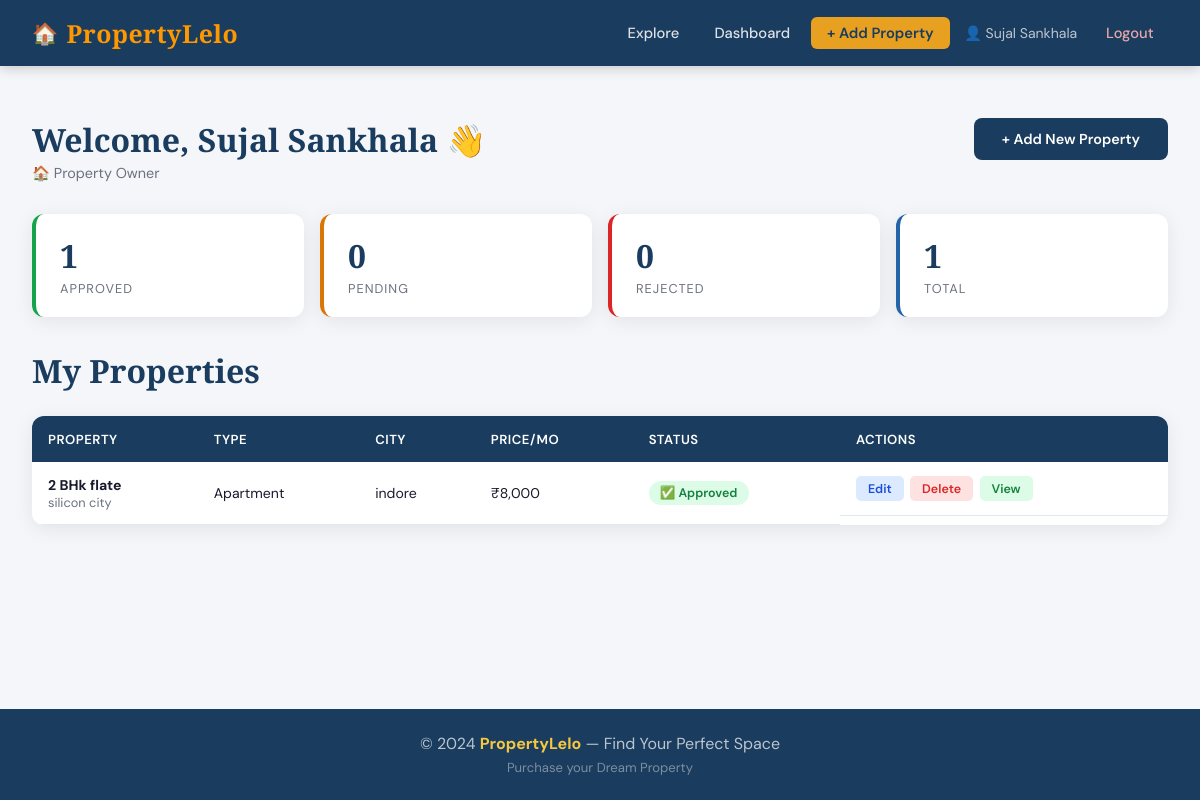
Before: /dashboard (signed in) with the older database file.
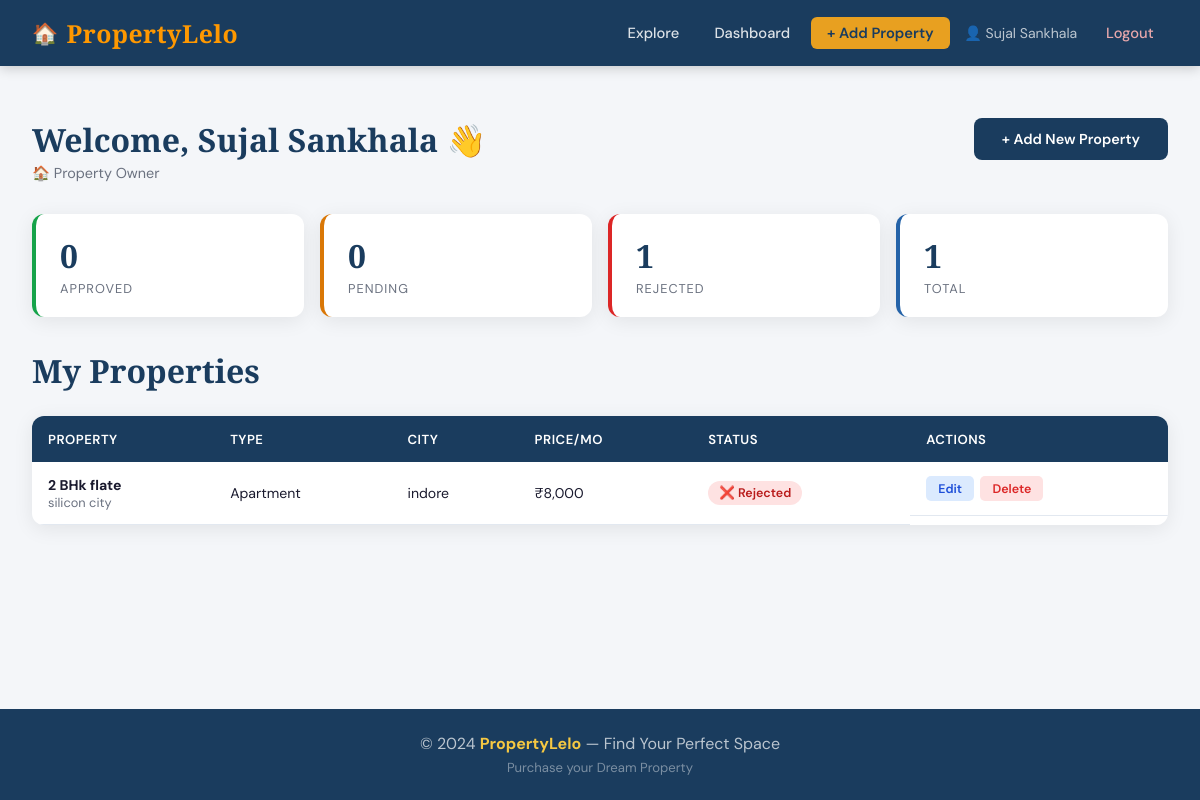
After: the same page with the newer database file.
### tables this page shows
CREATE TABLE properties (
            id INTEGER PRIMARY KEY AUTOINCREMENT,
            owner_id INTEGER NOT NULL,
            title TEXT NOT NULL,
            description TEXT,
            property_type TEXT NOT NULL,
            price REAL NOT NULL,
            location TEXT NOT NULL,
            city TEXT NOT NULL,
            bedrooms INTEGER,
            bathrooms INTEGER,
            area REAL,
            image_filename TEXT,
            status TEXT DEFAULT 'pending',
            created_at TIMESTAMP DEFAULT CURRENT_TIMESTAMP,
            FOREIGN KEY (owner_id) REFERENCES users(id)
        );

### app.py (the view)
@app.route('/dashboard')
def dashboard():
    if 'user_id' not in session:
        return redirect(url_for('login'))
    if session['user_role'] == 'admin':
        return redirect(url_for('admin'))
    db = get_db()
    if session['user_role'] == 'owner':
        properties = db.execute(
            "SELECT * FROM properties WHERE owner_id=? ORDER BY created_at DESC",
            (session['user_id'],)
        ).fetchall()
    else:
        properties = db.execute(
            "SELECT p.*, u.name as owner_name, u.phone as owner_phone FROM properties p JOIN users u ON p.owner_id=u.id WHERE p.status='approved' ORDER BY p.created_at DESC"
        ).fetchall()
    db.close()
    return render_template('dashboard.html', properties=properties)

### database.py (called while the page is built)
def get_db():
    conn = sqlite3.connect(DATABASE)
    conn.row_factory = sqlite3.Row
    return conn

### templates/dashboard.html (shortened to what this page needs)
{% extends 'base.html' %}
{% block content %}
<div class="dashboard-wrapper">
    <div class="dashboard-header">
        <div>
            <h1>Welcome, {{ session.user_name }} 👋</h1>
            <p class="dashboard-role">
                {% if session.user_role == 'owner' %}🏠 Property Owner{% else %}👤 Client{% endif %}
            </p>
        </div>
        {% if session.user_role == 'owner' %}
        <a href="{{ url_for('add_property') }}" class="btn-primary">+ Add New Property</a>
        {% endif %}
    </div>
    {% if session.user_role == 'owner' %}
    <div class="stats-row">
        <div class="stat-box">
            <span class="stat-num">{{ properties|selectattr('status', 'equalto', 'approved')|list|length }}</span>
            <span class="stat-label">Approved</span>
        </div>
        <div class="stat-box pending">
            <span class="stat-num">{{ properties|selectattr('status', 'equalto', 'pending')|list|length }}</span>
            <span class="stat-label">Pending</span>
        </div>
        <div class="stat-box rejected">
            <span class="stat-num">{{ properties|selectattr('status', 'equalto', 'rejected')|list|length }}</span>
            <span class="stat-label">Rejected</span>
        </div>
        <div class="stat-box total">
            <span class="stat-num">{{ properties|length }}</span>
            <span class="stat-label">Total</span>
        </div>
    </div>
    <h2 class="section-title" style="margin-bottom:1.5rem;">My Properties</h2>
    {% if properties %}
    <div class="table-wrap">
        <table class="data-table">
            <thead>
                <tr>
                    <th>Property</th><th>Type</th><th>City</th><th>Price/mo</th><th>Status</th><th>Actions</th>
                </tr>
            </thead>
            <tbody>
                {% for p in properties %}
                <tr>
                    <td><strong>{{ p.title }}</strong><br><small>{{ p.location }}</small></td>
                    <td>{{ p.property_type }}</td>
                    <td>{{ p.city }}</td>
                    <td>₹{{ "{:,.0f}".format(p.price) }}</td>
                    <td>
                        <span class="status-badge status-{{ p.status }}">
                            {% if p.status == 'approved' %}✅ Approved
                            {% elif p.status == 'pending' %}⏳ Pending
                            {% else %}❌ Rejected{% endif %}
                        </span>
                    </td>
                    <td class="action-btns">
                        <a href="{{ url_for('edit_property', pid=p.id) }}" class="btn-edit">Edit</a>
                        <a href="{{ url_for('delete_property', pid=p.id) }}" class="btn-delete" onclick="return confirm('Delete this property?')">Delete</a>
                        {% if p.status == 'approved' %}
                        <a href="{{ url_for('property_detail', pid=p.id) }}" class="btn-view">View</a>
                        {% endif %}
                    </td>
                </tr>
                {% endfor %}
            </tbody>
        </table>
    </div>
    {% endif %}
    {% endif %}
</div>
{% endblock %}

Changed rows visible on the page:
changed properties "2 BHk flate": status "✅ Approved View" → "❌ Rejected"
Other visible differences:
{{ properties|selectattr('status', 'equalto', 'approved')|list|length }}: "1" → "0"
{{ properties|selectattr('status', 'equalto', 'rejected')|list|length }}: "0" → "1"
